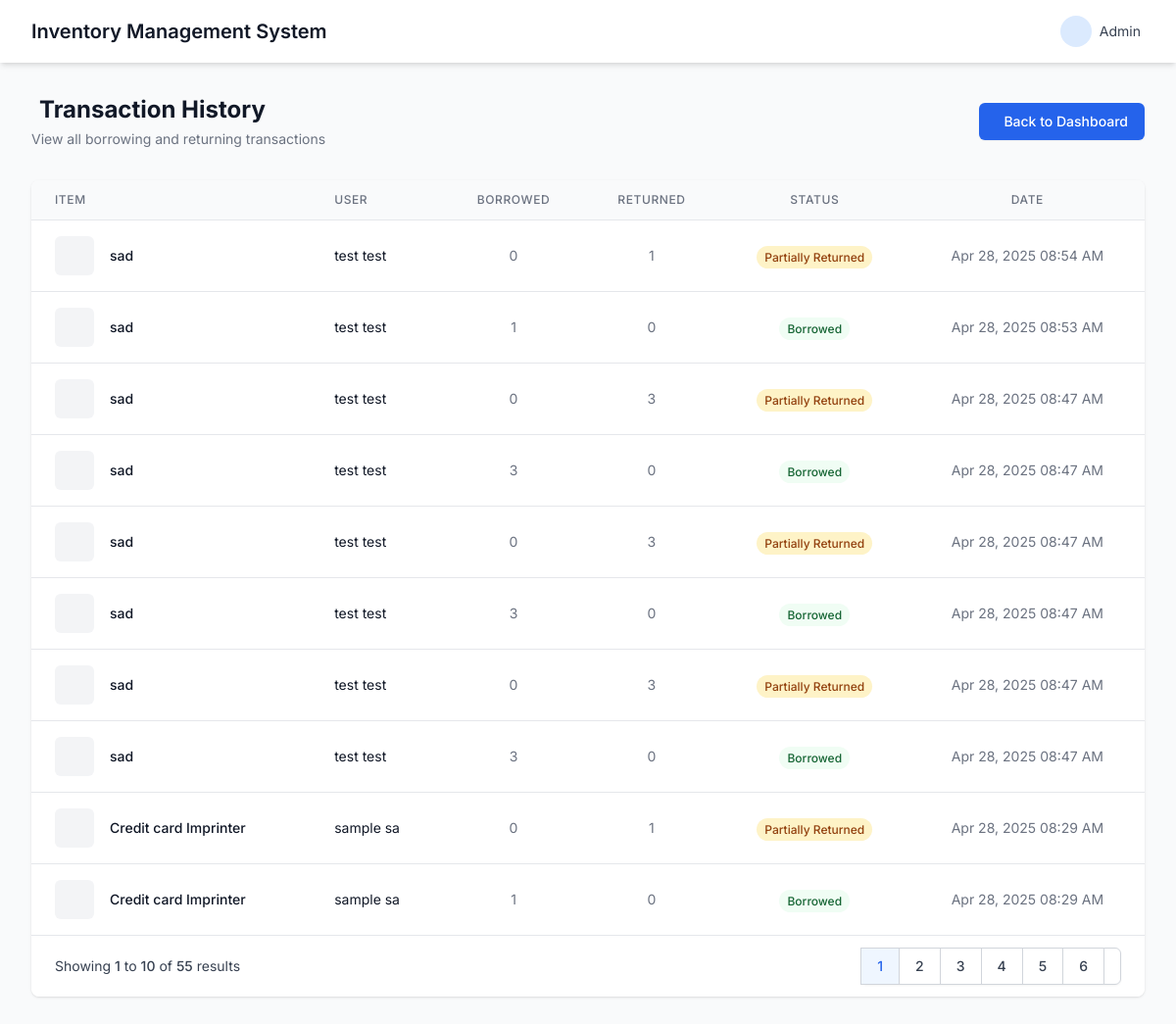
Page /dashboard/view_transactions.php (signed in) on the committed database.
### tables this page shows
CREATE TABLE `transactions` (
  `transaction_id` int(11) NOT NULL,
  `user_id` int(11) NOT NULL,
  `item_id` int(11) NOT NULL,
  `borrowed_quantity` int(11) NOT NULL,
  `returned_quantity` int(11) DEFAULT 0,
  `status` enum('Borrowed','Returned') NOT NULL,
  `transaction_date` timestamp NOT NULL DEFAULT current_timestamp(),
  `transaction_type` enum('borrow','return') NOT NULL
);

CREATE TABLE `items` (
  `id` int(11) NOT NULL,
  `name` varchar(255) DEFAULT NULL,
  `category` varchar(255) DEFAULT NULL,
  `quantity` varchar(255) DEFAULT NULL,
  `available_quantity` varchar(255) DEFAULT NULL,
  `description` text DEFAULT NULL,
  `department` varchar(255) DEFAULT NULL,
  `created_at` timestamp NOT NULL DEFAULT current_timestamp(),
  `borrowed_quantity` int(11) DEFAULT 0,
  `borrowed` int(11) DEFAULT 0,
  `returned` int(11) DEFAULT 0,
  `remarks` text DEFAULT NULL,
  `unit` varchar(255) NOT NULL DEFAULT 'unit'
);

### dashboard/view_transactions.php (the view, shortened to what this page needs)
<?php
require_once "../config/database.php";
$transactions = [];
$limit = 10;
$total = 0;
$pages = 1;
$page = isset($_GET['page']) ? (int)$_GET['page'] : 1;
$start = ($page - 1) * $limit;
try {
    $query = "SELECT t.transaction_id, i.name AS item_name, CONCAT(u.first_name, ' ', u.last_name) AS user_name,
                 t.borrowed_quantity, t.returned_quantity, t.transaction_date
          FROM transactions t
          JOIN items i ON t.item_id = i.id
          JOIN users u ON t.user_id = u.id
          ORDER BY t.transaction_date DESC
          LIMIT ?, ?";
    $stmt = $conn->prepare($query);
    $stmt->bindValue(1, $start, PDO::PARAM_INT);
    $stmt->bindValue(2, $limit, PDO::PARAM_INT);
    $stmt->execute();
    $transactions = $stmt->fetchAll(PDO::FETCH_ASSOC);
    $countQuery = "SELECT COUNT(*) FROM transactions";
    $countStmt = $conn->prepare($countQuery);
    $countStmt->execute();
    $total = $countStmt->fetchColumn();
    $pages = ceil($total / $limit);
} catch (PDOException $e) {
    $_SESSION['error'] = "Failed to load transactions: " . $e->getMessage();
    error_log("Database Error: " . $e->getMessage());
    $transactions = [];
}
?>
<!DOCTYPE html>
<html lang="en">
<head>
    <script src="https://cdn.tailwindcss.com"></script>
    <link href="https://cdn.jsdelivr.net/npm/remixicon@3.5.0/fonts/remixicon.css" rel="stylesheet">
</head>
<body class="bg-gray-50 min-h-screen">
<nav class="bg-white shadow-md">
    <div class="max-w-7xl mx-auto px-4 sm:px-6 lg:px-8">
        <div class="flex justify-between h-16">
            <div class="flex items-center">
                <div class="flex-shrink-0 flex items-center">
                    <span class="text-xl font-semibold text-gray-900">Inventory Management System</span>
                </div>
            </div>
            <div class="hidden sm:ml-6 sm:flex sm:items-center">
                <div class="ml-3 relative">
                    <div>
                        <button id="user-menu" class="flex items-center text-sm rounded-full focus:outline-none focus:ring-2 focus:ring-offset-2 focus:ring-blue-500">
                            <div class="h-8 w-8 rounded-full bg-blue-100 flex items-center justify-center text-blue-600">
                            </div>
                            <span class="ml-2 text-gray-700">Admin</span>
                        </button>
                    </div>
                </div>
            </div>
        </div>
    </div>
</nav>
<div class="max-w-7xl mx-auto px-4 sm:px-6 lg:px-8 py-8">
    <div class="mb-8 flex flex-col md:flex-row md:items-center md:justify-between">
        <div class="mb-4 md:mb-0">
            <h1 class="text-2xl font-bold text-gray-900">
            <i class="ri-list-check-2 mr-2 text-blue-500"></i>Transaction History</h1>
            <p class="mt-1 text-sm text-gray-500">View all borrowing and returning transactions</p>
        </div>
        <a href="admin_requests.php" class="inline-flex items-center px-4 py-2 border border-transparent text-sm font-medium rounded-md shadow-sm text-white bg-blue-600 hover:bg-blue-700 focus:outline-none focus:ring-2 focus:ring-offset-2 focus:ring-blue-500">
            <i class="ri-arrow-left-line mr-2"></i> Back to Dashboard
        </a>
    </div>
    <div class="bg-white shadow rounded-lg overflow-hidden">
        <div class="overflow-x-auto">
            <table class="min-w-full divide-y divide-gray-200">
                <thead class="bg-gray-50">
                    <tr>
                        <th scope="col" class="px-6 py-3 text-left text-xs font-medium text-gray-500 uppercase tracking-wider">Item</th>
                        <th scope="col" class="px-6 py-3 text-left text-xs font-medium text-gray-500 uppercase tracking-wider">User</th>
                        <th scope="col" class="px-6 py-3 text-center text-xs font-medium text-gray-500 uppercase tracking-wider">Borrowed</th>
                        <th scope="col" class="px-6 py-3 text-center text-xs font-medium text-gray-500 uppercase tracking-wider">Returned</th>
                        <th scope="col" class="px-6 py-3 text-center text-xs font-medium text-gray-500 uppercase tracking-wider">Status</th>
                        <th scope="col" class="px-6 py-3 text-center text-xs font-medium text-gray-500 uppercase tracking-wider">Date</th>
                    </tr>
                </thead>
                <tbody class="bg-white divide-y divide-gray-200">
                    <?php if (count($transactions) > 0): ?>
                        <?php foreach ($transactions as $transaction): ?>
                            <tr class="hover:bg-gray-50">
                                <td class="px-6 py-4 whitespace-nowrap">
                                    <div class="flex items-center">
                                        <div class="flex-shrink-0 h-10 w-10 bg-gray-100 rounded-md flex items-center justify-center">
                                        </div>
                                        <div class="ml-4">
                                            <div class="text-sm font-medium text-gray-900"><?= htmlspecialchars($transaction['item_name']) ?></div>
                                        </div>
                                    </div>
                                </td>
                                <td class="px-6 py-4 whitespace-nowrap">
                                    <div class="text-sm text-gray-900"><?= htmlspecialchars($transaction['user_name']) ?></div>
                                </td>
                                <td class="px-6 py-4 whitespace-nowrap text-center text-sm text-gray-500">
                                    <?= htmlspecialchars($transaction['borrowed_quantity']) ?>
                                </td>
                                <td class="px-6 py-4 whitespace-nowrap text-center text-sm text-gray-500">
                                    <?= htmlspecialchars($transaction['returned_quantity']) ?>
                                </td>
                                <td class="px-6 py-4 whitespace-nowrap text-center">
                                    <?php
                                    $status = 'Pending';
                                    $statusClass = 'status-pending';
                                    if ($transaction['returned_quantity'] == $transaction['borrowed_quantity']) {
                                        $status = 'Returned';
                                        $statusClass = 'status-returned';
                                    } elseif ($transaction['returned_quantity'] > 0) {
                                        $status = 'Partially Returned';
                                        $statusClass = 'status-pending';
                                    } else {
                                        $status = 'Borrowed';
                                        $statusClass = 'status-borrowed';
                                    }
                                    ?>
                                    <span class="px-2 py-1 text-xs font-medium rounded-full <?= $statusClass ?>">
                                        <?= $status ?>
                                    </span>
                                </td>
                                <td class="px-6 py-4 whitespace-nowrap text-center text-sm text-gray-500">
                                    <?= date('M j, Y h:i A', strtotime($transaction['transaction_date'])) ?>
                                </td>
                            </tr>
                        <?php endforeach; ?>
                    <?php endif; ?>
                </tbody>
            </table>
        </div>
        <?php if ($pages > 1): ?>
            <div class="bg-white px-4 py-3 flex items-center justify-between border-t border-gray-200 sm:px-6">
                <div class="hidden sm:flex-1 sm:flex sm:items-center sm:justify-between">
                    <div>
                        <p class="text-sm text-gray-700">
                            Showing <span class="font-medium"><?= $start + 1 ?></span> to
                            <span class="font-medium"><?= min($start + $limit, $total) ?></span> of
                            <span class="font-medium"><?= $total ?></span> results
                        </p>
                    </div>
                    <div>
                        <nav class="relative z-0 inline-flex rounded-md shadow-sm -space-x-px" aria-label="Pagination">
                            <?php for ($i = 1; $i <= $pages; $i++): ?>
                                <a href="?page=<?= $i ?>"
                                   class="relative inline-flex items-center px-4 py-2 border border-gray-300 text-sm font-medium <?= $i === $page ? 'z-10 bg-blue-50 border-blue-500 text-blue-600' : 'bg-white text-gray-700 hover:bg-gray-50' ?>">
                                    <?= $i ?>
                                </a>
                            <?php endfor; ?>
                            <?php if ($page < $pages): ?>
                                <a href="?page=<?= $page + 1 ?>"
                                   class="relative inline-flex items-center px-2 py-2 rounded-r-md border border-gray-300 bg-white text-sm font-medium text-gray-500 hover:bg-gray-50">
                                </a>
                            <?php endif; ?>
                        </nav>
                    </div>
                </div>
            </div>
        <?php endif; ?>
    </div>
</div>
</body>
</html>

### dashboard/view_transactions.php (style rules this page uses)
body { font-family: 'Inter', sans-serif; }
.status-borrowed { background-color: #f0fdf4; color: #166534; }
.status-pending { background-color: #fef3c7; color: #92400e; }

### rows in the picture
transactions: item.name "sad", user_name "test test", borrowed_quantity "0", returned_quantity "1", status "Partially Returned", transaction_date "Apr 28, 2025 08:54 AM"
transactions: item.name "sad", user_name "test test", borrowed_quantity "1", returned_quantity "0", status "Borrowed", transaction_date "Apr 28, 2025 08:53 AM"
transactions: item.name "sad", user_name "test test", borrowed_quantity "0", returned_quantity "3", status "Partially Returned", transaction_date "Apr 28, 2025 08:47 AM"
transactions: item.name "sad", user_name "test test", borrowed_quantity "3", returned_quantity "0", status "Borrowed", transaction_date "Apr 28, 2025 08:47 AM"
transactions: item.name "sad", user_name "test test", borrowed_quantity "0", returned_quantity "3", status "Partially Returned", transaction_date "Apr 28, 2025 08:47 AM"
transactions: item.name "sad", user_name "test test", borrowed_quantity "3", returned_quantity "0", status "Borrowed", transaction_date "Apr 28, 2025 08:47 AM"
transactions: item.name "sad", user_name "test test", borrowed_quantity "0", returned_quantity "3", status "Partially Returned", transaction_date "Apr 28, 2025 08:47 AM"
transactions: item.name "sad", user_name "test test", borrowed_quantity "3", returned_quantity "0", status "Borrowed", transaction_date "Apr 28, 2025 08:47 AM"
transactions: item.name "Credit card Imprinter", user_name "sample sa", borrowed_quantity "0", returned_quantity "1", status "Partially Returned", transaction_date "Apr 28, 2025 08:29 AM"
transactions: item.name "Credit card Imprinter", user_name "sample sa", borrowed_quantity "1", returned_quantity "0", status "Borrowed", transaction_date "Apr 28, 2025 08:29 AM"

### other values in the picture
$start + 1 "1"
min($start + $limit, $total) "10"
$total "55"
